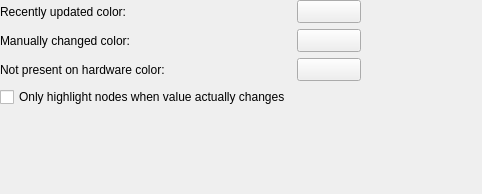
<?xml version="1.0" encoding="UTF-8"?>
<ui version="4.0">
 <class>UAVObjectBrowserOptionsPage</class>
 <widget class="QWidget" name="UAVObjectBrowserOptionsPage">
  <property name="geometry">
   <rect>
    <x>0</x>
    <y>0</y>
    <width>482</width>
    <height>194</height>
   </rect>
  </property>
  <property name="windowTitle">
   <string>Form</string>
  </property>
  <layout class="QVBoxLayout" name="verticalLayout">
   <property name="leftMargin">
    <number>0</number>
   </property>
   <property name="topMargin">
    <number>0</number>
   </property>
   <property name="rightMargin">
    <number>0</number>
   </property>
   <property name="bottomMargin">
    <number>0</number>
   </property>
   <item>
    <widget class="QScrollArea" name="scrollArea">
     <property name="frameShape">
      <enum>QFrame::NoFrame</enum>
     </property>
     <property name="frameShadow">
      <enum>QFrame::Plain</enum>
     </property>
     <property name="widgetResizable">
      <bool>true</bool>
     </property>
     <widget class="QWidget" name="scrollAreaWidgetContents">
      <property name="geometry">
       <rect>
        <x>0</x>
        <y>0</y>
        <width>482</width>
        <height>194</height>
       </rect>
      </property>
      <layout class="QGridLayout" name="gridLayout">
       <property name="leftMargin">
        <number>0</number>
       </property>
       <property name="topMargin">
        <number>0</number>
       </property>
       <property name="rightMargin">
        <number>0</number>
       </property>
       <property name="bottomMargin">
        <number>0</number>
       </property>
       <item row="5" column="2">
        <spacer name="verticalSpacer">
         <property name="orientation">
          <enum>Qt::Vertical</enum>
         </property>
         <property name="sizeHint" stdset="0">
          <size>
           <width>20</width>
           <height>40</height>
          </size>
         </property>
        </spacer>
       </item>
       <item row="1" column="0">
        <widget class="QLabel" name="label_2">
         <property name="text">
          <string>Manually changed color:</string>
         </property>
        </widget>
       </item>
       <item row="4" column="0">
        <widget class="QCheckBox" name="highlightBox">
         <property name="text">
          <string>Only highlight nodes when value actually changes</string>
         </property>
        </widget>
       </item>
       <item row="0" column="1">
        <widget class="Utils::QtColorButton" name="recentlyUpdatedButton">
         <property name="sizePolicy">
          <sizepolicy hsizetype="Preferred" vsizetype="Preferred">
           <horstretch>0</horstretch>
           <verstretch>0</verstretch>
          </sizepolicy>
         </property>
         <property name="minimumSize">
          <size>
           <width>64</width>
           <height>0</height>
          </size>
         </property>
         <property name="text">
          <string/>
         </property>
        </widget>
       </item>
       <item row="0" column="0">
        <widget class="QLabel" name="label">
         <property name="text">
          <string>Recently updated color:</string>
         </property>
        </widget>
       </item>
       <item row="1" column="2">
        <spacer name="horizontalSpacer">
         <property name="orientation">
          <enum>Qt::Horizontal</enum>
         </property>
         <property name="sizeHint" stdset="0">
          <size>
           <width>0</width>
           <height>20</height>
          </size>
         </property>
        </spacer>
       </item>
       <item row="1" column="1">
        <widget class="Utils::QtColorButton" name="manuallyChangedButton">
         <property name="sizePolicy">
          <sizepolicy hsizetype="Preferred" vsizetype="Fixed">
           <horstretch>0</horstretch>
           <verstretch>0</verstretch>
          </sizepolicy>
         </property>
         <property name="minimumSize">
          <size>
           <width>64</width>
           <height>0</height>
          </size>
         </property>
         <property name="text">
          <string/>
         </property>
        </widget>
       </item>
       <item row="2" column="0">
        <widget class="QLabel" name="label_4">
         <property name="text">
          <string>Not present on hardware color:</string>
         </property>
        </widget>
       </item>
       <item row="2" column="1">
        <widget class="Utils::QtColorButton" name="notPresentOnHwButton">
         <property name="sizePolicy">
          <sizepolicy hsizetype="Preferred" vsizetype="Fixed">
           <horstretch>0</horstretch>
           <verstretch>0</verstretch>
          </sizepolicy>
         </property>
         <property name="minimumSize">
          <size>
           <width>64</width>
           <height>0</height>
          </size>
         </property>
         <property name="text">
          <string/>
         </property>
        </widget>
       </item>
      </layout>
     </widget>
    </widget>
   </item>
  </layout>
 </widget>
 <customwidgets>
  <customwidget>
   <class>Utils::QtColorButton</class>
   <extends>QToolButton</extends>
   <header>utils/qtcolorbutton.h</header>
  </customwidget>
 </customwidgets>
 <resources/>
 <connections/>
</ui>
